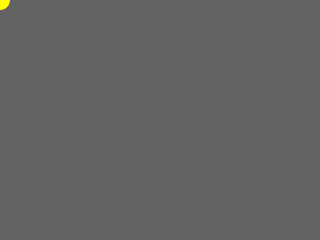
Frame 1 (no input)
Frame 60 (the mouse pressed at the canvas centre just before this capture): identical to frame 1, image omitted
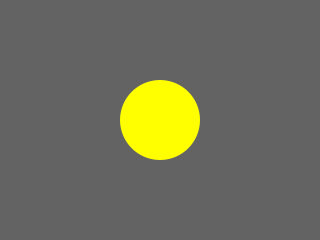
Frame 120 (the mouse held since frame 60 and released just before this capture)

The Processing sketch that drew these frames (run headless with seeded random() and noise(); from frame 60 on, the mouse is pressed at the canvas centre):

// Processing sketch: processing_8046
// ── processing_8046.pde

void setup() {
 size(320, 240);
 ellipseMode(CENTER);
 noStroke();
 smooth();

}

ArrayList globus = new ArrayList();

color cursorColor = color(255, 255, 0);
Globus cursorGlobus = new Globus(-666, -666, cursorColor, MIN_GLOBUS_SIZE);
static final int MAX_GLOBUS_SIZE = 100;

static final int MIN_GLOBUS_SIZE = 20;
void mouseReleased() {
 color tempColor = color(255, 0, 0);
 globus.add(new Globus(mouseX, mouseY, tempColor, cursorGlobus.currentSize)); 
  
}


void draw() {
  if (mousePressed == true) {
    if (cursorGlobus.currentSize < MAX_GLOBUS_SIZE)
    cursorGlobus.currentSize++;
  } else if (cursorGlobus.currentSize > MIN_GLOBUS_SIZE) {
    cursorGlobus.currentSize--;
  }
  fill(99, 255);
  rect(0, 0, width, height);
  cursorGlobus.x = mouseX;
  cursorGlobus.y = mouseY;
  for(int i = 0; i < globus.size(); i++) {
    Globus tempGlobus = (Globus) globus.get(i);
    tempGlobus.paintBG();
  }

  for(int i = 0; i < globus.size(); i++) {
    Globus tempGlobus = (Globus) globus.get(i);
    tempGlobus.paint();
  }
  
  cursorGlobus.paint();

}

class Globus {
  
  int x;
  int y;
  color currentColor;
  
  int currentSize;
  
   Globus(int _x, int _y, color _currentColor, int _currentSize) {
     x = _x;
     y = _y;
     currentColor = _currentColor;
     currentSize = _currentSize;
   }
   
   void paintBG() {
     fill(255, 255);
     ellipse(x, y, currentSize + 10, currentSize + 10);
   }
   
   void paint() {
     fill(currentColor, 255);
     ellipse(x, y, currentSize, currentSize); 
   }
}
